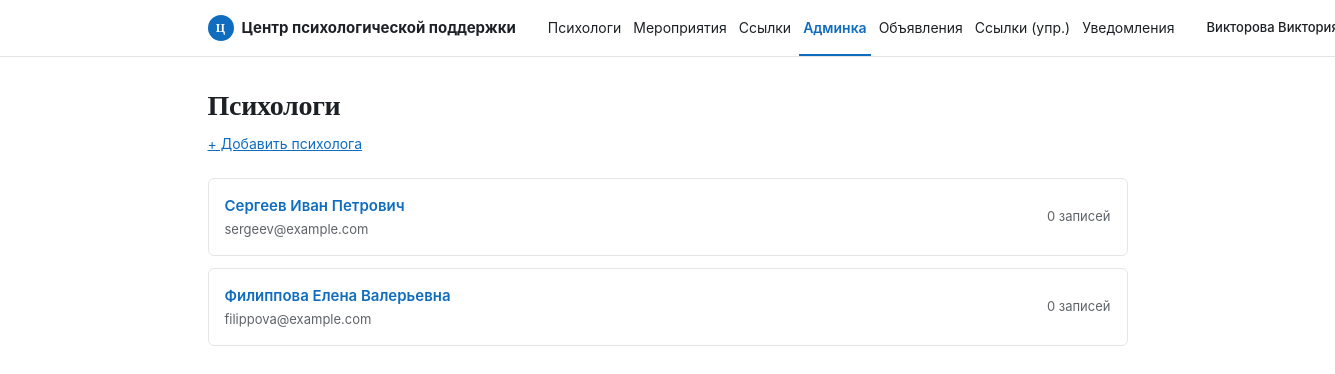
/admin (signed in), run on the app's committed database.
### tables this page shows
CREATE TABLE psychologist_profiles (
    id              INT UNSIGNED AUTO_INCREMENT PRIMARY KEY,
    user_id         INT UNSIGNED NOT NULL UNIQUE,
    photo_path      VARCHAR(255) NULL,
    bio             TEXT NULL,
    max_hours_per_week SMALLINT UNSIGNED NOT NULL DEFAULT 9,
    FOREIGN KEY (user_id) REFERENCES users(id) ON DELETE CASCADE
);

CREATE TABLE users (
    id              INT UNSIGNED AUTO_INCREMENT PRIMARY KEY,
    role            ENUM('client', 'psychologist', 'admin') NOT NULL DEFAULT 'client',
    last_name       VARCHAR(100) NOT NULL,
    first_name      VARCHAR(100) NOT NULL,
    patronymic      VARCHAR(100) NULL,
    group_or_dept   VARCHAR(100) NULL COMMENT 'группа студента / кафедра ППС / отдел сотрудника',
    phone           VARCHAR(20)  NULL,
    email           VARCHAR(150) NULL UNIQUE,
    password_hash   VARCHAR(255) NULL COMMENT 'NULL пока нет своей авторизации / если вход через SSO портала',
    created_at      DATETIME NOT NULL DEFAULT CURRENT_TIMESTAMP
);

### src/Controllers/AdminController.php (called while the page is built, shortened)
<?php
class AdminController
{
    public function index(): void
    {
        $stmt = Database::connection()->query(
            "SELECT p.id, u.last_name, u.first_name, u.patronymic, u.email,
                    (SELECT COUNT(*) FROM schedule_slots s WHERE s.psychologist_id = p.id AND s.status = 'booked') AS booked_count
             FROM psychologist_profiles p
             JOIN users u ON u.id = p.user_id
             ORDER BY u.last_name"
        );
        $psychologists = $stmt->fetchAll();
        require __DIR__ . '/../../templates/admin/index.php';
    }
}

### src/Core/Router.php (called while the page is built, shortened)
<?php
class Router
{
    private array $routes = [];
    public function get(string $path, array $handler): void
    {
        $this->routes['GET'][$path] = $handler;
    }
    public function post(string $path, array $handler): void
    {
        $this->routes['POST'][$path] = $handler;
    }
    public function dispatch(string $method, string $uri): void
    {
        $path = parse_url($uri, PHP_URL_PATH);
        $path = rtrim($path, '/') ?: '/';
        $handler = $this->routes[$method][$path] ?? null;
        [$controllerClass, $action] = $handler;
        $controller = new $controllerClass();
        $controller->$action();
    }
}

### public/index.php (called while the page is built, shortened)
<?php
spl_autoload_register(function (string $class) {
    $prefix = 'App\\';
    $relative = substr($class, strlen($prefix));
    $path = __DIR__ . '/../src/' . str_replace('\\', '/', $relative) . '.php';
});
$router = new Router();
$router->get('/', [HomeController::class, 'index']);
$router->get('/psychologist', [BookingController::class, 'show']);
$router->get('/book', [BookingController::class, 'bookForm']);
$router->post('/book', [BookingController::class, 'store']);
$router->get('/login', [AuthController::class, 'loginForm']);
$router->post('/login', [AuthController::class, 'login']);
$router->get('/logout', [AuthController::class, 'logout']);
$router->get('/cabinet', [ClientController::class, 'cabinet']);
$router->post('/cabinet/cancel', [ClientController::class, 'cancel']);
$router->get('/dashboard', [PsychologistController::class, 'dashboard']);
$router->get('/dashboard/schedule', [PsychologistController::class, 'schedule']);
$router->post('/dashboard/schedule', [PsychologistController::class, 'addSlot']);
$router->post('/dashboard/schedule/block', [PsychologistController::class, 'blockSlot']);
$router->get('/dashboard/clients', [PsychologistController::class, 'clients']);
$router->get('/dashboard/clients/show', [PsychologistController::class, 'clientDetail']);
$router->post('/dashboard/notes', [PsychologistController::class, 'addNote']);
$router->get('/announcements', [AnnouncementController::class, 'index']);
$router->get('/dashboard/announcements', [AnnouncementController::class, 'manage']);
$router->post('/dashboard/announcements', [AnnouncementController::class, 'create']);
$router->post('/dashboard/announcements/delete', [AnnouncementController::class, 'delete']);
$router->get('/contacts', [ContactController::class, 'index']);
$router->get('/admin/contacts', [ContactController::class, 'manage']);
$router->post('/admin/contacts', [ContactController::class, 'create']);
$router->post('/admin/contacts/delete', [ContactController::class, 'delete']);
$router->get('/admin', [AdminController::class, 'index']);
$router->get('/admin/psychologists/new', [AdminController::class, 'newPsychologistForm']);
$router->post('/admin/psychologists', [AdminController::class, 'createPsychologist']);
$router->get('/admin/notifications', [AdminController::class, 'notifications']);
$router->dispatch($_SERVER['REQUEST_METHOD'], $_SERVER['REQUEST_URI']);

### src/Core/Database.php (called while the page is built, shortened)
<?php
class Database
{
    private static ?PDO $instance = null;
    public static function connection(): PDO
    {
        if (self::$instance === null) {
            $host = getenv('DB_HOST') ?: null;
            $port = getenv('DB_PORT') ?: null;
            $name = getenv('DB_NAME') ?: null;
            $user = getenv('DB_USER') ?: null;
            $password = getenv('DB_PASSWORD') ?: null;
            if (!$host) {
                $configFile = __DIR__ . '/../../config/config.php';
                if (file_exists($configFile)) {
                    $config = require $configFile;
                    $db = $config['db'];
                    $host = $db['host'] ?? '127.0.0.1';
                    $port = $db['port'] ?? '3306';
                    $name = $db['name'] ?? 'psycho_booking';
                    $user = $db['user'] ?? 'root';
                    $password = $db['password'] ?? '';
                } else {
                    $host = '127.0.0.1';
                    $port = '3306';
                    $name = 'psycho_booking';
                    $user = 'root';
                    $password = '';
                }
            }
            $dsn = sprintf(
                'mysql:host=%s;port=%s;dbname=%s;charset=utf8mb4',
                $host,
                $port,
                $name
            );
            try {
                self::$instance = new PDO($dsn, $user, $password, [
                    PDO::ATTR_ERRMODE => PDO::ERRMODE_EXCEPTION,
                    PDO::ATTR_DEFAULT_FETCH_MODE => PDO::FETCH_ASSOC,
                    PDO::ATTR_EMULATE_PREPARES => false,
                    PDO::MYSQL_ATTR_INIT_COMMAND => "SET NAMES utf8mb4 COLLATE utf8mb4_unicode_ci",
                ]);
            } catch (PDOException $e) {
                die('Ошибка подключения к БД: ' . $e->getMessage());
            }
        }
        self::$instance->exec("SET NAMES utf8mb4 COLLATE utf8mb4_unicode_ci");
self::$instance->exec("SET CHARACTER SET utf8mb4");
        return self::$instance;
    }
}

### config/config.php (called while the page is built)
<?php
return [
    'db' => [
        'host'     => '127.0.0.1',
        'port'     => '3306',
        'name'     => 'psycho_booking',
        'user'     => 'root',
        'password' => '',
    ],
];

### templates/admin/index.php (the view)
<?php $pageTitle = 'Админка'; require __DIR__ . '/../partials/header.php'; ?>
<h1>Психологи</h1>
<p class="subtitle"><a href="/admin/psychologists/new">+ Добавить психолога</a></p>
<?php if (empty($psychologists)): ?>
    <p class="empty-state">Психологов пока нет.</p>
<?php else: ?>
    <?php foreach ($psychologists as $p): ?>
        <div class="card" style="display:flex;justify-content:space-between;align-items:center;">
            <div>
                <p class="psychologist-name" style="margin-bottom:2px;">
                    <?= htmlspecialchars($p['last_name'] . ' ' . $p['first_name'] . ' ' . ($p['patronymic'] ?? '')) ?>
                </p>
                <p style="font-size:13px;color:var(--text-secondary);margin:0;"><?= htmlspecialchars($p['email']) ?></p>
            </div>
            <span style="font-size:13px;color:var(--text-secondary);"><?= (int)$p['booked_count'] ?> записей</span>
        </div>
    <?php endforeach; ?>
<?php endif; ?>
<?php require __DIR__ . '/../partials/footer.php'; ?>

### public/assets/css/style.css (style rules this page uses)
:root { --blue: #0F6CBF; --blue-dark: #0B4F8F; --blue-light: #E8F1FA; --ink: #1D2125; --muted: #5F6368; --border: #E3E5E8; --bg: #FFFFFF; --panel: #F5F6F8; --white: #FFFFFF; --radius: 6px; --font-display: Georgia, "Times New Roman", serif; --font-sans: -apple-system, "Segoe UI", Roboto, Arial, sans-serif; --text: var(--ink); --text-secondary: var(--muted); }
* { box-sizing: border-box; }
body { margin: 0; font-family: var(--font-sans); background: var(--bg); color: var(--ink); font-size: 15px; line-height: 1.5; }
a { color: var(--blue); }
h1 { font-family: var(--font-display); font-size: 28px; font-weight: 700; margin: 0 0 6px; letter-spacing: -0.01em; }
.subtitle { color: var(--muted); font-size: 14px; margin: 0 0 24px; }
.card { background: var(--white); border: 1px solid var(--border); border-radius: var(--radius); padding: 16px; margin-bottom: 12px; }
.psychologist-name { font-weight: 600; font-size: 15px; margin: 0 0 4px; color: var(--blue); }

### data on the page
psychologist_profiles: user.patronymic "Сергеев Иван Петрович", user.email "sergeev@example.com", booked_count "0"
psychologist_profiles: user.patronymic "Филиппова Елена Валерьевна", user.email "filippova@example.com", booked_count "0"

### other printed values
$roleLabel "Админка"
